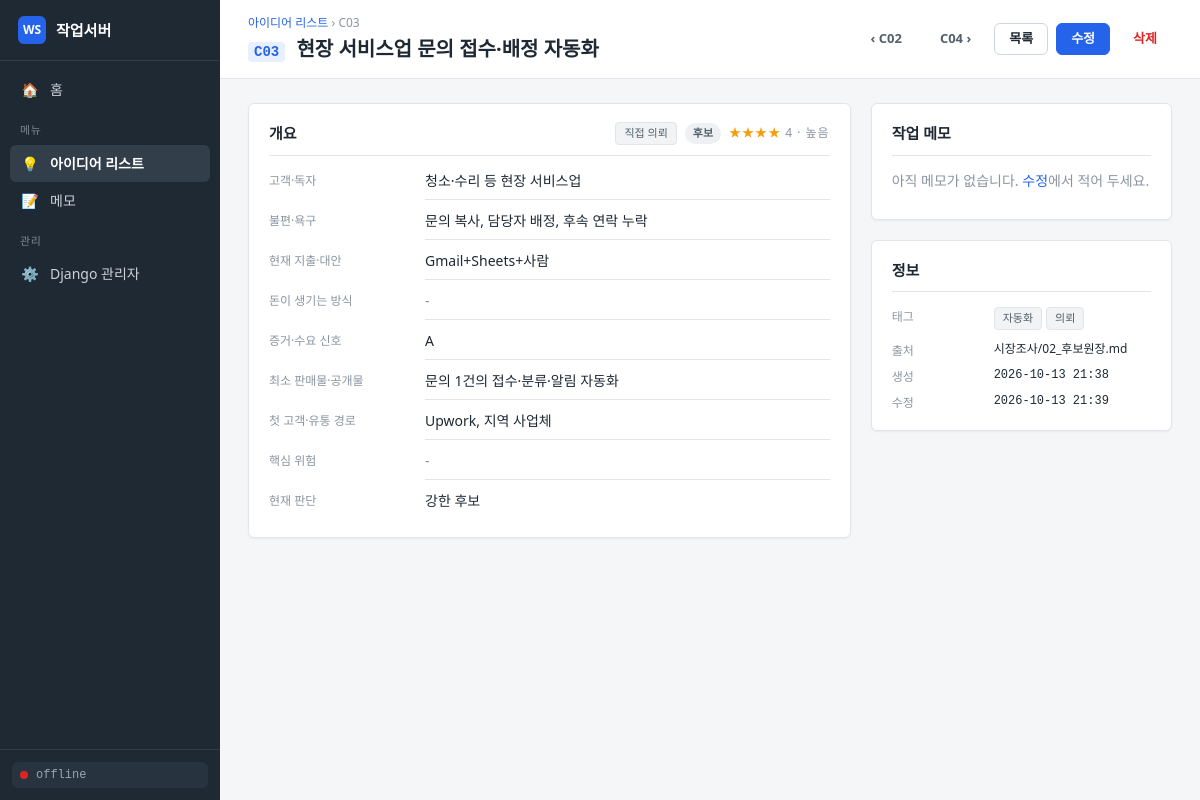
The page /ideas/3/ on the database its author committed.
### apps/ideas/models.py (models this page shows, shortened)
class Idea(models.Model):
    class Category(models.TextChoices):
        REQUEST = "request", "직접 의뢰"
        MARKET = "market", "마켓 상품"
        PRODUCT = "product", "독립 상품·도구"
        CONTENT = "content", "플랫폼 글"
        SOCIAL = "social", "소셜 콘텐츠"
        SEARCH = "search", "검색·제휴"
        DATA = "data", "데이터"
        ASSET = "asset", "스톡·에셋"
        OTHER = "other", "기타"
    class Status(models.TextChoices):
        CANDIDATE = "candidate", "후보"
        REVIEW = "review", "검토중"
        EXPERIMENT = "experiment", "초기 실험군"
        ACTIVE = "active", "진행중"
        RESERVE = "reserve", "예비축"
        HOLD = "hold", "보류"
        DROPPED = "dropped", "폐기"
    PRIORITY_CHOICES = [(5, "5 · 최우선"), (4, "4 · 높음"), (3, "3 · 보통"), (2, "2 · 낮음"), (1, "1 · 참고")]
    code = models.CharField("코드", max_length=10, unique=True, help_text="예: C01")
    title = models.CharField("제목", max_length=200)
    category = models.CharField("분류", max_length=20, choices=Category.choices, default=Category.OTHER)
    status = models.CharField("상태", max_length=20, choices=Status.choices, default=Status.CANDIDATE)
    priority = models.PositiveSmallIntegerField("우선순위", choices=PRIORITY_CHOICES, default=3)
    customer = models.CharField("고객·독자", max_length=200, blank=True)
    pain = models.TextField("불편·욕구", blank=True)
    current_alternative = models.TextField("현재 지출·대안", blank=True)
    money_flow = models.TextField("돈이 생기는 방식", blank=True)
    evidence = models.TextField("증거·수요 신호", blank=True)
    min_product = models.TextField("최소 판매물·공개물", blank=True)
    channel = models.TextField("첫 고객·유통 경로", blank=True)
    risk = models.TextField("핵심 위험", blank=True)
    judgement = models.TextField("현재 판단", blank=True)
    notes = models.TextField("작업 메모", blank=True, help_text="조사하면서 추가하는 자유 메모")
    source_doc = models.CharField("출처 문서", max_length=200, blank=True)
    tags = models.CharField("태그", max_length=200, blank=True, help_text="쉼표로 구분")
    created_at = models.DateTimeField("생성", auto_now_add=True)
    updated_at = models.DateTimeField("수정", auto_now=True)
    class Meta:
        ordering = ["code"]
        verbose_name = "아이디어"
        verbose_name_plural = "아이디어"
    def get_absolute_url(self) -> str:
        return reverse("ideas:detail", args=[self.pk])
    @property
    def tag_list(self) -> list[str]:
        return [t.strip() for t in self.tags.split(",") if t.strip()]
    @property
    def status_tone(self) -> str:
        return {
            self.Status.EXPERIMENT: "blue",
            self.Status.ACTIVE: "green",
            self.Status.REVIEW: "amber",
            self.Status.RESERVE: "violet",
            self.Status.HOLD: "gray",
            self.Status.DROPPED: "red",
        }.get(self.status, "slate")

### apps/ideas/views.py (the view)
# urls.py: path("<int:pk>/", views.idea_detail, name="detail"),
def idea_detail(request, pk):
    idea = get_object_or_404(Idea, pk=pk)
    fields = [
        ("고객·독자", idea.customer),
        ("불편·욕구", idea.pain),
        ("현재 지출·대안", idea.current_alternative),
        ("돈이 생기는 방식", idea.money_flow),
        ("증거·수요 신호", idea.evidence),
        ("최소 판매물·공개물", idea.min_product),
        ("첫 고객·유통 경로", idea.channel),
        ("핵심 위험", idea.risk),
        ("현재 판단", idea.judgement),
    ]
    prev_idea = Idea.objects.filter(code__lt=idea.code).order_by("-code").first()
    next_idea = Idea.objects.filter(code__gt=idea.code).order_by("code").first()
    return render(
        request,
        "ideas/detail.html",
        {
            "page_title": f"{idea.code} {idea.title}",
            "idea": idea,
            "fields": fields,
            "prev_idea": prev_idea,
            "next_idea": next_idea,
        },
    )

### apps/core/context_processors.py (called while the page is built)
def navigation(request):
    match = getattr(request, "resolver_match", None)
    active = match.app_name if match else ""
    return {"MENUS": get_menus(), "ACTIVE_MENU": active or "home"}

### apps/core/menus.py (called while the page is built)
def get_menus() -> list[Menu]:
    return MENUS

    @property
    def url(self) -> str:
        return reverse(self.url_name)

### templates/ideas/detail.html
{% extends "base.html" %}
{% block breadcrumb %}<div class="crumb"><a href="{% url 'ideas:list' %}">아이디어 리스트</a> › {{ idea.code }}</div>{% endblock %}
{% block heading %}<span class="code code--lg">{{ idea.code }}</span> {{ idea.title }}{% endblock %}
{% block actions %}
{% if prev_idea %}<a class="btn btn--ghost" href="{{ prev_idea.get_absolute_url }}" title="{{ prev_idea.title }}">‹ {{ prev_idea.code }}</a>{% endif %}
{% if next_idea %}<a class="btn btn--ghost" href="{{ next_idea.get_absolute_url }}" title="{{ next_idea.title }}">{{ next_idea.code }} ›</a>{% endif %}
<a class="btn" href="{% url 'ideas:list' %}">목록</a>
<a class="btn btn--primary" href="{% url 'ideas:edit' idea.pk %}">수정</a>
<a class="btn btn--danger-ghost" href="{% url 'ideas:delete' idea.pk %}">삭제</a>
{% endblock %}
{% block content %}
<div class="grid grid--detail">
  <div class="card">
    <div class="card__head">
      <h2>개요</h2>
      <div class="badges">
        <span class="chip">{{ idea.get_category_display }}</span>
        <span class="badge badge--{{ idea.status_tone }}">{{ idea.get_status_display }}</span>
        <span class="stars" title="우선순위">{% for _ in "12345"|slice:idea.priority %}★{% endfor %} <span class="muted small">{{ idea.get_priority_display }}</span></span>
      </div>
    </div>
    <dl class="kv kv--wide">
      {% for label, value in fields %}
      <dt>{{ label }}</dt>
      <dd>{% if value %}{{ value|linebreaksbr }}{% else %}<span class="muted">-</span>{% endif %}</dd>
      {% endfor %}
    </dl>
  </div>
  <div class="stack">
    <div class="card">
      <div class="card__head"><h2>작업 메모</h2></div>
      {% if idea.notes %}
      <div class="prose">{{ idea.notes|linebreaks }}</div>
      {% else %}
      <p class="muted">아직 메모가 없습니다. <a href="{% url 'ideas:edit' idea.pk %}">수정</a>에서 적어 두세요.</p>
      {% endif %}
    </div>
    <div class="card">
      <div class="card__head"><h2>정보</h2></div>
      <dl class="kv">
        <dt>태그</dt>
        <dd>{% for t in idea.tag_list %}<span class="chip chip--tag">{{ t }}</span>{% empty %}<span class="muted">-</span>{% endfor %}</dd>
        <dt>출처</dt><dd class="small">{{ idea.source_doc|default:"-" }}</dd>
        <dt>생성</dt><dd class="mono small">{{ idea.created_at|date:"Y-m-d H:i" }}</dd>
        <dt>수정</dt><dd class="mono small">{{ idea.updated_at|date:"Y-m-d H:i" }}</dd>
      </dl>
    </div>
  </div>
</div>
{% endblock %}

### static/css/app.css (style rules this page uses)
:root { --bg: #f4f6f8; --surface: #ffffff; --line: #e1e5ea; --line-strong: #cfd5dc; --text: #1f2933; --text-2: #52606d; --muted: #8a94a0; --accent: #2563eb; --accent-weak: #e8efff; --green: #059669; --amber: #d97706; --red: #dc2626; --violet: #7c3aed; --sidebar: #1f2933; --sidebar-text: #cbd2d9; --sidebar-active: #323f4b; --radius: 6px; --shadow: 0 1px 2px rgba(16, 24, 40, 0.05); --font: "Pretendard", "Malgun Gothic", "Apple SD Gothic Neo", "Segoe UI", system-ui, sans-serif; --mono: "Cascadia Code", "D2Coding", Consolas, "Courier New", monospace; }
* { box-sizing: border-box; }
html, body { margin: 0; padding: 0; }
body { font: 14px/1.5 var(--font); color: var(--text); background: var(--bg); }
a { color: var(--accent); text-decoration: none; }
h1, h2, h3 { margin: 0; font-weight: 600; }
h2 { font-size: 15px; }
p { margin: 0 0 10px; }
.crumb { font-size: 12px; color: var(--muted); margin-bottom: 2px; }
.card { background: var(--surface); border: 1px solid var(--line); border-radius: var(--radius); box-shadow: var(--shadow); padding: 18px 20px; }
.card__head { display: flex; align-items: center; justify-content: space-between; gap: 12px; margin-bottom: 14px; padding-bottom: 10px; border-bottom: 1px solid var(--line); }
.grid { display: grid; gap: 20px; }
.grid--detail { grid-template-columns: minmax(0, 2fr) minmax(280px, 1fr); align-items: start; }
.stack { display: grid; gap: 20px; }
.kv { display: grid; grid-template-columns: 90px 1fr; gap: 6px 12px; margin: 0; }
.kv--wide { grid-template-columns: 140px 1fr; gap: 10px 16px; }
.kv dt { color: var(--muted); font-size: 12px; padding-top: 2px; }
.kv dd { margin: 0; }
.kv--wide dd { padding-bottom: 8px; border-bottom: 1px solid var(--line); }
.kv--wide dd:last-child { border-bottom: 0; }
.code { font: 600 12px var(--mono); color: var(--accent); background: var(--accent-weak); padding: 2px 6px; border-radius: 4px; }
.code--lg { font-size: 14px; margin-right: 6px; }
.stars { color: #f59e0b; font-size: 12px; letter-spacing: 1px; }
.badge { display: inline-block; font-size: 11px; font-weight: 600; padding: 2px 8px; border-radius: 999px; white-space: nowrap; }
.badge--slate { background: #eef0f3; color: var(--text-2); }
.badges { display: flex; gap: 8px; align-items: center; flex-wrap: wrap; }
.chip { display: inline-block; font-size: 11px; padding: 2px 8px; border-radius: 4px; background: #f1f3f5; color: var(--text-2); border: 1px solid var(--line); }
.chip--tag { margin: 0 4px 4px 0; }
.btn { display: inline-flex; align-items: center; gap: 6px; padding: 7px 14px; font: 600 13px var(--font); color: var(--text); background: var(--surface); border: 1px solid var(--line-strong); border-radius: var(--radius); cursor: pointer; line-height: 1.2; }
.btn--primary { background: var(--accent); border-color: var(--accent); color: #fff; }
.btn--ghost { background: transparent; border-color: transparent; color: var(--text-2); }
.btn--danger-ghost { color: var(--red); border-color: transparent; background: transparent; }
.muted { color: var(--muted); }
.small { font-size: 12px; }
.mono { font-family: var(--mono); }

### rows shown on the page
Idea: code "C03", title "현장 서비스업 문의 접수·배정 자동화", category "직접 의뢰", status "후보", priority "4 · 높음", fields "청소·수리 등 현장 서비스업" "문의 복사, 담당자 배정, 후속 연락 누락" "Gmail+Sheets+사람" "문의 1건의 접수·분류·알림 자동화" "Upwork, 지역 사업체" "강한 후보", source_doc "시장조사/02_후보원장.md", created_at "2026-10-13 21:38", updated_at "2026-10-13 21:39"
Idea: code "C02"
Idea: code "C04"

### other values the page prints
{{ m.icon }} "💡" "📝"
{{ m.title }} "아이디어 리스트" "메모"
{{ label }} "고객·독자" "불편·욕구" "현재 지출·대안" "돈이 생기는 방식" "증거·수요 신호" "최소 판매물·공개물" "첫 고객·유통 경로" "핵심 위험" "현재 판단"
{{ value|linebreaksbr }} "A"
{{ t }} "자동화" "의뢰"
